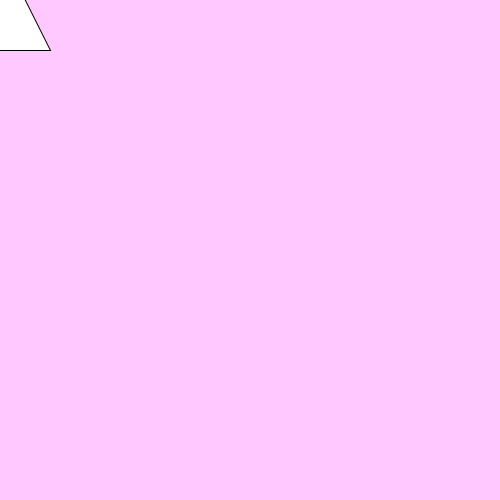
Frame 1 (no input)
Frame 60 (the mouse pressed at the canvas centre just before this capture): identical to frame 1, image omitted
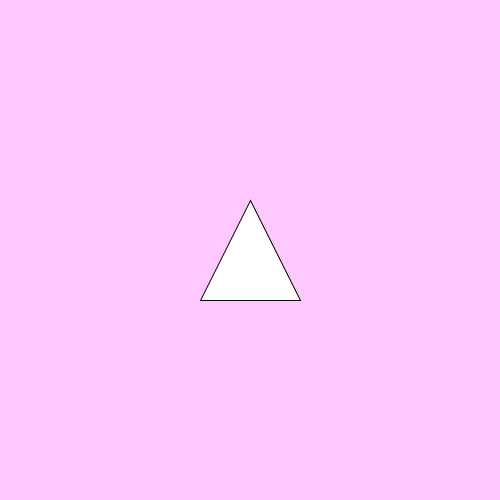
Frame 120 (the mouse held since frame 60 and released just before this capture)

The Processing sketch that drew these frames (run headless with seeded random() and noise(); from frame 60 on, the mouse is pressed at the canvas centre):

// Processing sketch: Triangle_EMM
// ── Triangle_EMM.pde
/*
  Emily Meuer
  07/14/2016
  
  Example visual file;
  basically just Erin's "follow.pde" (CantusProject-InProgress/Extra/trials/follow).
*/

void setup()
{
  size(500, 500);
} // setup()

void draw()
{
  background(255, 200, 255);
  triangle(mouseX, mouseY-50, (mouseX-50), (mouseY+50), (mouseX+50), (mouseY+50));
} // draw()
